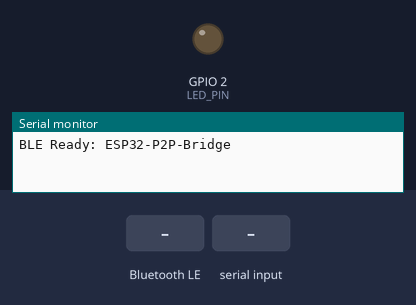
Simulated run of this sketch. Board: ESP32. Shown: output pins drawn as LEDs (lit = HIGH), the last lines printed to the serial monitor. Inputs (shaded band) come from the test bench. Nothing arrives over Bluetooth unless stated; a phone connects over Bluetooth LE 3 s after start.

Above: at 1.2 s.
1.3 s: Bluetooth LE write "CMD:LED_ON" received
At 2.1 s:
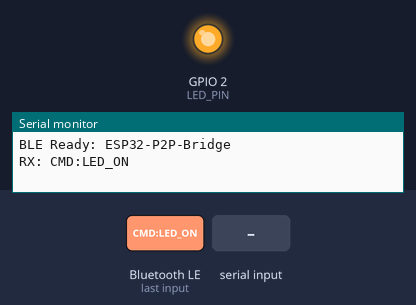
4.5 s: Bluetooth LE write "CMD:LED_OFF" received
At 5.7 s:
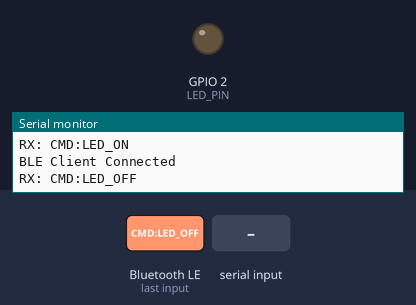
6.0 s: "CMD:LED_ON\n" received over Serial
At 7.0 s:
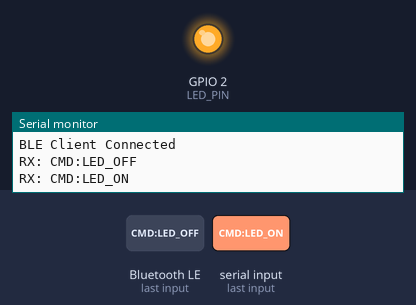
7.5 s: "CMD:LED_OFF\n" received over Serial
At 8.1 s:
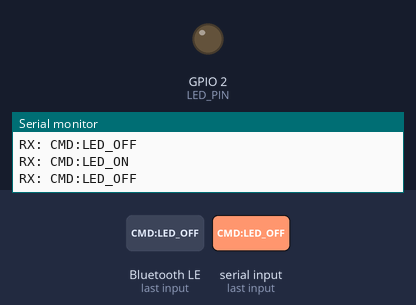
Timing chart, 0 to 10.5 s (numbered marks = the images above; inputs shaded):
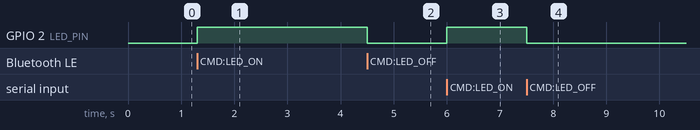

The sketch:

esp32_p2p_bridge.ino
```cpp
/*
 * ESP32 P2P Hardware Bridge Firmware
 * Works with: p2p-core-hub-v3-hardware.html
 * Supports: Bluetooth BLE (Nordic UART) & Wi-Fi WebSocket
 */

#include <WiFi.h>
#include <WebSocketsServer.h>
#include <BLEDevice.h>
#include <BLEServer.h>
#include <BLEUtils.h>
#include <BLE2902.h>

// ==========================================
// 1. ตั้งค่าโหมดการเชื่อมต่อและ Wi-Fi
// ==========================================
#define USE_BLE true        // ตั้งเป็น true เพื่อเปิด Bluetooth BLE
#define USE_WIFI false      // ตั้งเป็น true เพื่อเปิด Wi-Fi WebSocket

const char* ssid = "YOUR_WIFI_SSID";
const char* password = "YOUR_WIFI_PASSWORD";

#define LED_PIN 2           // ขาไฟ LED บนบอร์ด ESP32 (ส่วนใหญ่คือ GPIO 2)

// ==========================================
// 2. ตั้งค่า Bluetooth BLE (Nordic UART UUID)
// ==========================================
#define SERVICE_UUID           "6e400001-b5a3-f393-e0a9-e50e24dcca9e"
#define CHARACTERISTIC_UUID_RX "6e400002-b5a3-f393-e0a9-e50e24dcca9e"
#define CHARACTERISTIC_UUID_TX "6e400003-b5a3-f393-e0a9-e50e24dcca9e"

BLEServer *pServer = NULL;
BLECharacteristic *pTxCharacteristic;
bool deviceConnected = false;

// ==========================================
// 3. ตั้งค่า Wi-Fi WebSocket
// ==========================================
WebSocketsServer webSocket = WebSocketsServer(81);

// ==========================================
// ฟังก์ชันส่งข้อมูลกลับไปยังหน้าเว็บมือถือ
// ==========================================
void sendToWeb(String msg) {
  msg += "\n";
  if (USE_BLE && deviceConnected) {
    pTxCharacteristic->setValue(msg.c_str());
    pTxCharacteristic->notify();
  }
  if (USE_WIFI) {
    webSocket.broadcastTXT(msg);
  }
}

// ==========================================
// ตัวถอดรหัสคำสั่งที่ส่งมาจากหน้าเว็บ
// ==========================================
void processCommand(String cmd) {
  cmd.trim();
  if (cmd.length() == 0) return;

  Serial.println("RX: " + cmd);

  // 1. คำสั่งเปิด-ปิดไฟ LED ทดสอบ
  if (cmd == "CMD:LED_ON") {
    digitalWrite(LED_PIN, HIGH);
    sendToWeb("STATUS:LED_IS_ON");
  }
  else if (cmd == "CMD:LED_OFF") {
    digitalWrite(LED_PIN, LOW);
    sendToWeb("STATUS:LED_IS_OFF");
  }
  // 2. คำสั่งจากจอยสติ๊ก: J:lx,ly,rx,ry,btns
  else if (cmd.startsWith("J:")) {
    String data = cmd.substring(2);
    int c1 = data.indexOf(',');
    int c2 = data.indexOf(',', c1 + 1);
    int c3 = data.indexOf(',', c2 + 1);
    int c4 = data.indexOf(',', c3 + 1);

    if (c1 > 0 && c2 > 0 && c3 > 0 && c4 > 0) {
      float lx = data.substring(0, c1).toFloat();
      float ly = data.substring(c1 + 1, c2).toFloat();
      float rx = data.substring(c2 + 1, c3).toFloat();
      float ry = data.substring(c3 + 1, c4).toFloat();
      String btns = data.substring(c4 + 1);

      // --- ใส่โค้ดควบคุมมอเตอร์หรือเซอร์โวตรงนี้ ---
      // ตัวอย่าง: ไฟ LED ติดเมื่อดันแกนซ้ายขึ้นหรือลง
      if (abs(ly) > 0.2 || abs(lx) > 0.2) {
        digitalWrite(LED_PIN, HIGH);
      } else {
        digitalWrite(LED_PIN, LOW);
      }

      // ตัวอย่าง: เช็กการกดปุ่มหมายเลข 0 (ปุ่ม A / X)
      if (btns.indexOf("0") != -1) {
        Serial.println("Button 0 Pressed!");
      }
    }
  }
}

// Callbacks สำหรับ BLE
class MyServerCallbacks: public BLEServerCallbacks {
  void onConnect(BLEServer* pServer) {
    deviceConnected = true;
    Serial.println("BLE Client Connected");
  }
  void onDisconnect(BLEServer* pServer) {
    deviceConnected = false;
    Serial.println("BLE Client Disconnected");
    pServer->getAdvertising()->start(); // เปิดโฆษณาสัญญาณใหม่ทันทีที่หลุด
  }
};

class MyCallbacks: public BLECharacteristicCallbacks {
  void onWrite(BLECharacteristic *pCharacteristic) {
    String rxValue = pCharacteristic->getValue().c_str();
    if (rxValue.length() > 0) {
      processCommand(rxValue);
    }
  }
};

// Event สำหรับ Wi-Fi WebSocket
void webSocketEvent(uint8_t num, WStype_t type, uint8_t * payload, size_t length) {
  if (type == WStype_TEXT) {
    String msg = String((char*)payload);
    processCommand(msg);
  }
}

void setup() {
  Serial.begin(115200);
  pinMode(LED_PIN, OUTPUT);
  digitalWrite(LED_PIN, LOW);

  // เริ่มต้นระบบ Bluetooth BLE
  if (USE_BLE) {
    BLEDevice::init("ESP32-P2P-Bridge");
    pServer = BLEDevice::createServer();
    pServer->setCallbacks(new MyServerCallbacks());

    BLEService *pService = pServer->createService(SERVICE_UUID);
    pTxCharacteristic = pService->createCharacteristic(CHARACTERISTIC_UUID_TX, BLECharacteristic::PROPERTY_NOTIFY);
    pTxCharacteristic->addDescriptor(new BLE2902());

    BLECharacteristic *pRxCharacteristic = pService->createCharacteristic(CHARACTERISTIC_UUID_RX, BLECharacteristic::PROPERTY_WRITE | BLECharacteristic::PROPERTY_WRITE_NR);
    pRxCharacteristic->setCallbacks(new MyCallbacks());

    pService->start();
    pServer->getAdvertising()->start();
    Serial.println("BLE Ready: ESP32-P2P-Bridge");
  }

  // เริ่มต้นระบบ Wi-Fi WebSocket
  if (USE_WIFI) {
    WiFi.begin(ssid, password);
    Serial.print("Connecting WiFi");
    while (WiFi.status() != WL_CONNECTED) {
      delay(500);
      Serial.print(".");
    }
    Serial.println("\nWiFi Connected! IP: " + WiFi.localIP().toString());
    webSocket.begin();
    webSocket.onEvent(webSocketEvent);
  }
}

void loop() {
  if (USE_WIFI) {
    webSocket.loop();
  }

  // รองรับการทดสอบพิมพ์คำสั่งผ่านสาย USB Serial Monitor ด้วย
  if (Serial.available()) {
    String serialCmd = Serial.readStringUntil('\n');
    processCommand(serialCmd);
  }
}
```

Measured:
- after the input at 1.3 s, GPIO 2 (LED_PIN): LOW → HIGH at once
- after the input at 4.5 s, GPIO 2 (LED_PIN): HIGH → LOW at once
- after the input at 6.0 s, GPIO 2 (LED_PIN): LOW → HIGH at once
- after the input at 7.5 s, GPIO 2 (LED_PIN): HIGH → LOW at once
